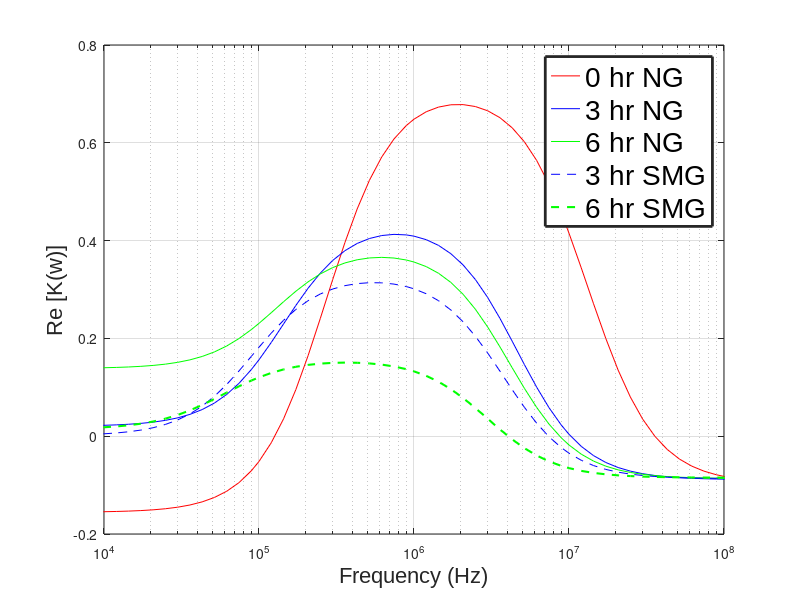

Here is the MATLAB script that generated this plot:
%%%% RBCs from Pancreatic Cancer Patient - Microgravity Project at 0.01 S/m %%%%

%%%%%%%%%%%%%%%%%%%%%%%% Sai Deepika Reddy Yaram [SDRY] %%%%%%%%%%%%%%%%%%%%%%%%

%RADII%
%healthy cell parameters%
d2=8e-6;   %outer cell diameter
r2=d2/2;     %outer cell radius
d=7.5e-9;      %thickness
r1=r2-d;     %inner cell radius
a=(r2/r1)^3;
a5i=a;
a7i=a;

%FIXED VARIABLES%
e0=8.854e-12; %Permittivity of free space
j=sqrt(-1);  
f1=[1 1.2 1.44 1.2^3 1.2^4 1.2^5 1.2^6 1.2^7 1.2^8 1.2^9 1.2^10 1.2^11 1.2^12];
w=2*pi*[1e3*f1 1e4*f1 1e5*f1 1e6*f1 1e7*f1 1e8*f1 1e9*f1];
f0=w ./(2*pi);

q31=0.01;   %100 healthy cells medium conductivity
q32=0.01;   %200 healthy cells medium conductivity
q33=0.01;   %300 healthy cells medium conductivity
q34=0.01;   %400 healthy cells medium conductivity
q35=0.01;   %500 healthy cells medium conductivity

e3=78*e0;   %medium permittivity
e1=60*e0;   %cytoplasm permittivity

% Experimental Data %
q11=0.1302635714;     %0 hr NG cytoplasm conductivity
q12=0.03498780222;    %3 hr NG cytoplasm conductivity
q13=0.02943629616;    %6 hr NG cytoplasm conductivity

q125i=0.02527582724;    %3 hr SMG cytoplasm conductivity
q135i=0.01571785581;    %6 hr SMG cytoplasm conductivity

% q1275i=0.01661794216;    %3 hr post SMG cytoplasm conductivity
% q1375i=0.01201638255;    %6 hr post SMG cytoplasm conductivity

G21=1564.63299;   %0 hr NG membrane conductance
G22=3823.108841;  %3 hr NG membrane conductance
G23=7494.856342;  %6 hr NG membrane conductance
q21=G21*d;        %0 hr NG membrane conductivity
q22=G22*d;        %3 hr NG membrane conductivity
q23=G23*d;        %6 hr NG membrane conductivity

G225i=4168.722139;     %3 hr SMG membrane conductance
G235i=7802.546774;     %6 hr SMG membrane conductance
q225i=G225i*d;         %3 hr SMG membrane conductivity
q235i=G235i*d;         %6 hr SMG membrane conductivity

% G2275i=4990.950699;      %3 hr post SMG membrane conductance
% G2375i=2401.250172;      %6 hr post SMG membrane conductance
% q2275i=G225i*d;          %3 hr post SMG membrane conductivity
% q2375i=G235i*d;          %6 hr post SMG membrane conductivity

C21=0.003203265162;  %0 hr NG membrane capacitance
C22=0.007554117873;  %3 hr NG membrane capacitance
C23=0.01271398257;    %6 hr NG membrane capacitance
e21=C21*d;           %0 hr NG membrane permittivity
e22=C22*d;           %3 hr NG membrane permittivity
e23=C23*d;           %6 hr NG membrane permittivity

C225i=0.01208143056;    %3 hr SMG membrane capacitance
C235i=0.0268316233;    %6 hr SMG membrane capacitance
e225i=C225i*d;          %3 hr SMG infected cells membrane permittivity
e235i=C235i*d;          %6 hr SMG infected cells membrane permittivity

% C2275i=0.01130290765;        %3 hr post SMG membrane capacitance
% C2375i=0.03411512907;        %6 hr post SMG membrane capacitance
% e2275i=C2275i*d;             %3 hr post SMG membrane permittivity
% e2375i=C2375i*d;             %6 hr post SMG membrane permittivity

tau = 0;      %time constant of low frequency dispersion
scale=0 ;     %magnitude of low frequency dispersion
factor=1 ;    %scaling factor for DEP spectrum

%SET UP COMPLEX PERMITTIVITIES
ec11=e1-j*q11 ./w;
ec21=e21-j*q21 ./w;
ec31=e3-j*q31 ./w;
ec12 = e1-j*q12./w;
ec22 = e22-j*q22./w;
ec32 = e3-j*q31./w;
ec13 = e1-j*q13./w;
ec23 = e23-j*q23./w;
ec33 = e3-j*q33./w;

ec125i = e1-j*q125i./w;
ec225i = e225i-j*q225i./w;
ec325i = e3-j*q32./w;
ec135i = e1-j*q135i./w;
ec235i = e235i-j*q235i./w;
ec335i = e3-j*q33./w;

% ec1275i = e1-j*q1275i./w;
% ec2275i = e2275i-j*q2275i./w;
% ec3275i = e3-j*q32./w;
% ec1375i = e1-j*q1375i./w;
% ec2375i = e2375i-j*q2375i./w;
% ec3375i = e3-j*q33./w;

%LOW FREQUENCY DISPERSION
dispersion=scale*(1./(1+j.*tau.*w));

%SINGLE SHELL CLAUSIUS MOSSOTTI FACTOR WITH DISPERSION
% Normal gravity %
ec121=(ec11-ec21) ./(ec11+2*ec21);
ef21=ec21 .*(a+2*ec121) ./(a-ec121);
cmf1= (dispersion+ ((ef21-ec31) ./(ef21+2*ec31)));
re1= real(cmf1);
Geff1=q21/d;
Ceff1=e21/d;
ec122=(ec12-ec22)./(ec12+ (2*ec22));
ef22=ec22 .*(a+2*ec122)./(a-ec122);
cmf2= (dispersion + ((ef22-ec32)./(ef22 +(2*ec32))));
re2= real(cmf2);
Geff2 = q22/d;
Ceff2 = e22/d;
ec123=(ec13-ec23)./(ec13+ (2*ec23));
ef23=ec23 .*(a+2*ec123)./(a-ec123);
cmf3= (dispersion + ((ef23-ec33)./(ef23 +(2*ec33))));
re3= real(cmf3);
Geff3 = q23/d;
Ceff3 = e23/d;

% Simulated Microgravity %
ec1225i=(ec125i-ec225i)./(ec125i+ (2*ec225i));
ef225i=ec225i .*(a5i+2*ec1225i)./(a5i-ec1225i);
cmf25i= (dispersion + ((ef225i-ec325i)./(ef225i +(2*ec325i))));
re25i= real(cmf25i);
% Geff2i = q22i/di;
% Ceff2i = e22i/di;
ec1235i=(ec135i-ec235i)./(ec135i+ (2*ec235i));
ef235i=ec235i .*(a5i+2*ec1235i)./(a5i-ec1235i);
cmf35i= (dispersion + ((ef235i-ec335i)./(ef235i +(2*ec335i))));
re35i= real(cmf35i);
% Geff3i = q23i/di;
% Ceff3i = e23i/di;

% % Post Simulated Microgravity %
% ec12275i=(ec1275i-ec2275i)./(ec1275i+ (2*ec2275i));
% ef2275i=ec2275i .*(a7i+2*ec12275i)./(a7i-ec12275i);
% cmf275i= (dispersion + ((ef2275i-ec3275i)./(ef2275i +(2*ec3275i))));
% re275i= real(cmf275i);
% % Geff2i = q22i/di;
% % Ceff2i = e22i/di;
% ec12375i=(ec1375i-ec2375i)./(ec1375i+ (2*ec2375i));
% ef2375i=ec2375i .*(a7i+2*ec12375i)./(a7i-ec12375i);
% cmf375i= (dispersion + ((ef2375i-ec3375i)./(ef2375i +(2*ec3375i))));
% re375i= real(cmf375i);
% % Geff3i = q23i/di;
% % Ceff3i = e23i/di;

figure(1) %CM factor plot for healthy and infected cells
semilogx(f0,re1,'r', f0,re2,'b', f0,re3,'g', f0,re25i,'--b', f0,re35i,'--g','LineWidth',1.5);
%semilogx(f0,re1,'r', f0,re3,'g', f0,re15i,'--r', f0,re35i,'--g', f0,re175i,':r', f0,re375i,':g','LineWidth',1.5);
xlim([10000 100000000]);
xlabel('Frequency (Hz)','FontName', 'Arial','FontSize', 16);
ylabel('Re [K(w)]','FontName', 'Arial','FontSize', 16);
legend ({'0 hr NG' '3 hr NG'  '6 hr NG' '3 hr SMG' '6 hr SMG'},'FontName', 'Arial','FontSize', 20,'LineWidth',2);
% legend ({'Uninfected-0.01 S/m' 'Uninfected-0.03 S/m' '50% Ap-Infected-0.01 S/m' '50% Ap-Infected-0.03 S/m' '75% Ap-Infected-0.01 S/m' '75% Ap-Infected-0.03 S/m'},'FontName', 'Arial','FontSize', 18,'LineWidth',1.5)
grid on